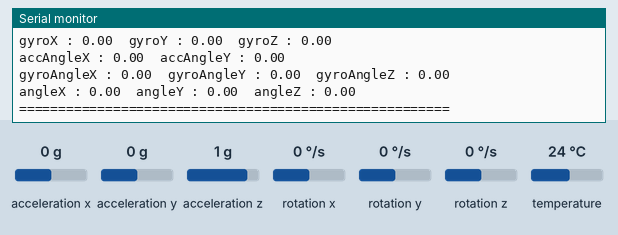
This program was run on a simulated ESP32. Shown: the last lines printed to the serial monitor. Inputs (shaded band) come from the test bench; at power-on: acceleration x 0 g, acceleration y 0 g, acceleration z 1 g, rotation x 0 °/s, rotation y 0 °/s, rotation z 0 °/s, temperature 24 °C.

Above: at 4.2 s.
4.3 s: acceleration x set to -1.4 g
At 5.6 s:
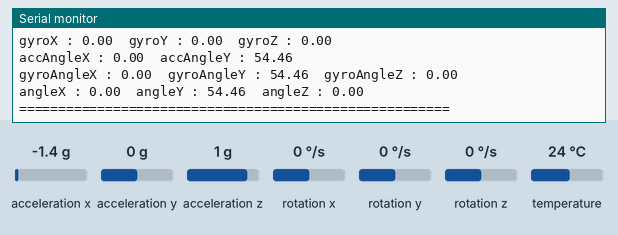
5.8 s: acceleration y set to -1.4 g
At 6.9 s:
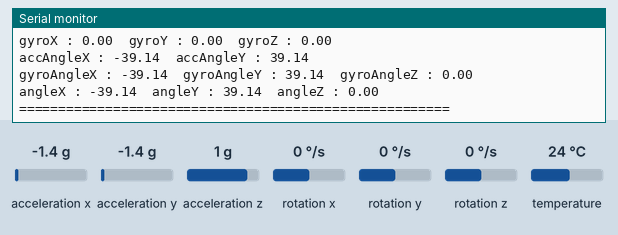
7.3 s: acceleration z set to -1.4 g
At 8.5 s:
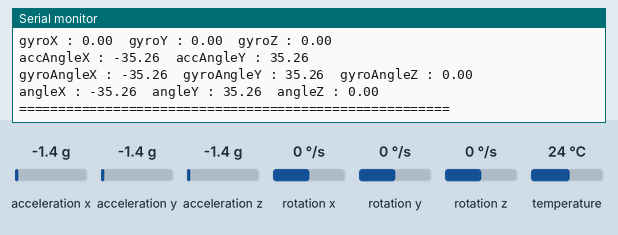
8.8 s: rotation x set to -192 °/s
10.3 s: rotation y set to -192 °/s
Timing chart, 0 to 12.8 s (numbered marks = the images above; inputs shaded):
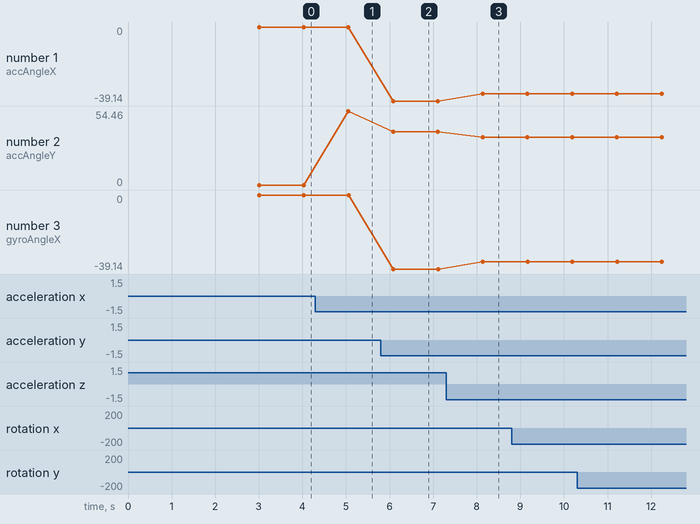

The program:

main.cpp
```cpp
#include <MPU6050_tockn.h>
#include <Wire.h>

MPU6050 mpu6050(Wire);

long timer = 0;

void setup()
{
    Serial.begin(115200);
    Wire.begin(33,32);
    mpu6050.begin();
    mpu6050.calcGyroOffsets(true);
}

void loop()
{
    mpu6050.update();

    if(millis() - timer > 1000)
    {
        Serial.println("=======================================================");
        Serial.print("temp : ");Serial.println(mpu6050.getTemp());
        Serial.print("accX : ");Serial.print(mpu6050.getAccX());
        Serial.print("\taccY : ");Serial.print(mpu6050.getAccY());
        Serial.print("\taccZ : ");Serial.println(mpu6050.getAccZ());

        Serial.print("gyroX : ");Serial.print(mpu6050.getGyroX());
        Serial.print("\tgyroY : ");Serial.print(mpu6050.getGyroY());
        Serial.print("\tgyroZ : ");Serial.println(mpu6050.getGyroZ());

        Serial.print("accAngleX : ");Serial.print(mpu6050.getAccAngleX());
        Serial.print("\taccAngleY : ");Serial.println(mpu6050.getAccAngleY());

        Serial.print("gyroAngleX : ");Serial.print(mpu6050.getGyroAngleX());
        Serial.print("\tgyroAngleY : ");Serial.print(mpu6050.getGyroAngleY());
        Serial.print("\tgyroAngleZ : ");Serial.println(mpu6050.getGyroAngleZ());

        Serial.print("angleX : ");Serial.print(mpu6050.getAngleX());
        Serial.print("\tangleY : ");Serial.print(mpu6050.getAngleY());
        Serial.print("\tangleZ : ");Serial.println(mpu6050.getAngleZ());
        Serial.println("=======================================================\n");
        timer = millis();
    }
}
```

Measured:
- after the input at 4.3 s, the serial monitor: prints a new line after 0.75 s (image 1)
- after the input at 5.8 s, the serial monitor: prints a new line after 0.28 s (image 2)
- after the input at 7.3 s, the serial monitor: prints a new line after 0.83 s (image 3)
- plotted number 1: 0 → -39.14 after the input at 5.8 s, -39.14 → -35.26 after the input at 7.3 s
- plotted number 2: 0 → 54.46 after the input at 4.3 s, 54.46 → 39.14 after the input at 5.8 s, 39.14 → 35.26 after the input at 7.3 s
- plotted number 3: 0 → -39.14 after the input at 5.8 s, -39.14 → -35.26 after the input at 7.3 s
